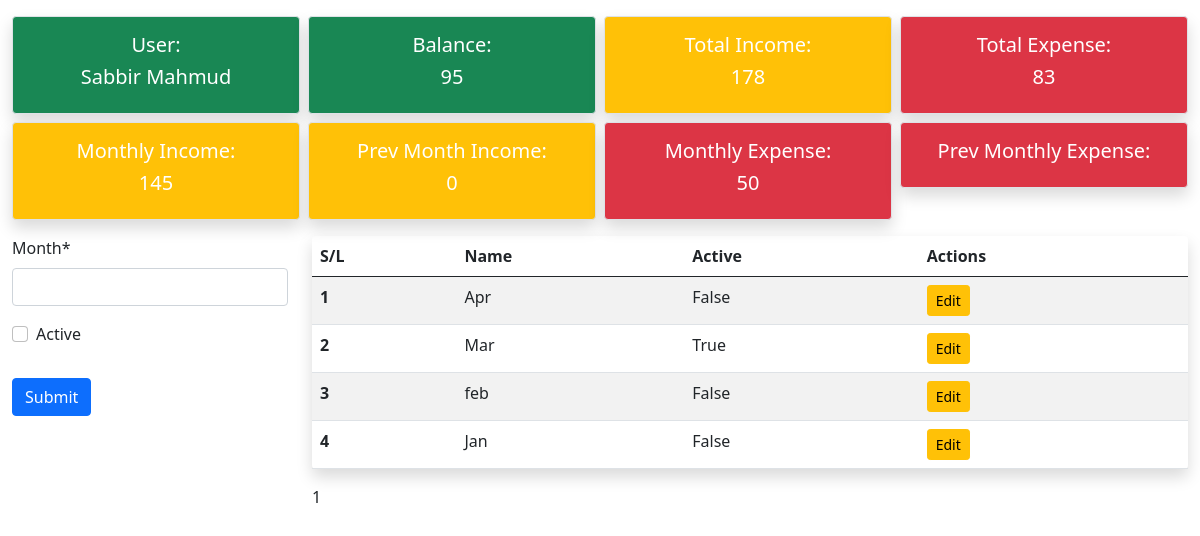
The page /months (signed in) on the database its author committed.
### history/models.py (models this page shows, shortened)
class Month(models.Model):
    month = models.CharField(max_length=10)
    active = models.BooleanField(default=False)

### history/views.py (the view)
# urls.py: path('months', views.months, name='months'),
@login_required(login_url='login')
def months(request):
    user = request.user
    total_earn = 0
    if Income.objects.filter(user=user):
        total_earn = Income.objects.filter(
            user=user).aggregate(Sum('amount'))['amount__sum']
    monthly_earn = 0
    if Income.objects.filter(Q(month__active=True) & Q(
            year__active=True)):
        monthly_earn = Income.objects.filter(Q(user=user) & Q(month__active=True) & Q(
            year__active=True)).aggregate(Sum('amount'))['amount__sum']
    total_expense = 0
    if Expense.objects.filter(user=user):
        total_expense = Expense.objects.filter(
            user=user).aggregate(Sum('amount'))['amount__sum']
    monthly_expense = 0
    if Expense.objects.filter(Q(user=user) & Q(month__active=True) & Q(
            year__active=True)):
        monthly_expense = Expense.objects.filter(Q(user=user) & Q(month__active=True) & Q(
            year__active=True)).aggregate(Sum('amount'))['amount__sum']
    balance = total_earn - total_expense
    months = Month.objects.all().order_by('-id')
    p = Paginator(months, 15)
    page = request.GET.get('page')
    months = p.get_page(page)
    forms = MonthForm()
    if request.method == 'POST':
        forms = MonthForm(request.POST)
        if forms.is_valid():
            forms.save()
            return redirect('months')
    context = {
        'months': months,
        'forms': forms,
        'total_earn': total_earn,
        'monthly_earn': monthly_earn,
        'total_expense': total_expense,
        'monthly_expense': monthly_expense,
        'balance': balance,
    }
    return render(request, 'history/months.html', context)

### history/forms.py
class MonthForm(ModelForm):
    class Meta:
        model = Month
        fields = ['month', 'active']

### history/templates/history/months.html (shortened to what this page needs)
{% extends 'history/dashboard.html' %}
{% load crispy_forms_tags %}
{% block content %}
<section>
    <div class="container-fluid mt-3">
        <div class="row">
            <div class="col-lg-3">
                <form action="" method="post">
                    {{forms|crispy}}
                    <input class="btn btn-primary my-3" type="submit" value="Submit">
                </form>
            </div>
            <div class="col-lg-9">
                <table class="table table-striped table-hover rounded shadow">
                    <thead>
                        <tr>
                            <th scope="col">S/L</th>
                            <th scope="col">Name</th>
                            <th scope="col">Active</th>
                            <th scope="col">Actions</th>
                        </tr>
                    </thead>
                    <tbody>
                        {% for month in months %}
                        <tr>
                            <th>{{forloop.counter}}</th>
                            <td>{{month.month}}</td>
                            <td>{{month.active}}</td>
                            <td>
                                <a href="{% url 'edit_months' month.id %}" class="btn btn-sm btn-warning">Edit</a>
                        </tr>
                        {% endfor %}
                </table>
                {{months.number}}
            </div>
        </div>
    </div>
</section>
{% endblock %}

### history/templates/history/dashboard.html (shortened to what this page needs)
{% load crispy_forms_tags %}
<!DOCTYPE html>
<html lang="en">
<head>
    <link href="https://cdn.jsdelivr.net/npm/bootstrap@5.0.2/dist/css/bootstrap.min.css" rel="stylesheet"
>
</head>
<body>
    <header class="header-area">
        <div class="container-fluid">
            <div class="row row-cols-lg-4 row-cols-sm-1 row-cols-1 g-2 mt-2">
                <div class="col">
                    <div class="p-3 border bg-success rounded shadow">
                        <a class="text-decoration-none" href="{% url 'task_list' %}">
                            <h5 class="text-white text-center">User: </h5>
                        </a>
                        <h5 class="text-white text-center">{{request.user.first_name}} {{request.user.last_name}}</h5>
                    </div>
                </div>
                <div class="col">
                    <div class="p-3 border bg-success rounded shadow">
                        <a class="text-decoration-none" href="{% url 'dashboard' %}">
                            <h5 class="text-white text-center">Balance: </h5>
                        </a>
                        <h5 class="text-white text-center">{{balance}}</h5>
                    </div>
                </div>
                <div class="col">
                    <div class="p-3 border bg-warning rounded shadow">
                        <a class="text-decoration-none" href="{% url 'incomes' %}">
                            <h5 class="text-white text-center">Total Income: </h5>
                        </a>
                        <h5 class="text-white text-center">{{total_earn}}</h5>
                    </div>
                </div>
                <div class="col">
                    <div class="p-3 border bg-danger rounded shadow">
                        <a class="text-decoration-none" href="{% url 'expenses' %}">
                            <h5 class="text-white text-center">Total Expense: </h5>
                        </a>
                        <h5 class="text-white text-center">{{total_expense}}</h5>
                    </div>
                </div>
                <div class="col">
                    <div class="p-3 border bg-warning rounded shadow">
                            <h5 class="text-white text-center">Monthly Income: </h5>
                        <h5 class="text-white text-center">{% if monthly_earn %}{{monthly_earn}}{% else %}0{% endif %}
                        </h5>
                    </div>
                </div>
                <div class="col">
                    <div class="p-3 border bg-warning rounded shadow">
                            <h5 class="text-white text-center">Prev Month Income: </h5>
                        <h5 class="text-white text-center">{% if prev_monthly_income %}{{prev_monthly_income}}{% else %}0{% endif %}
                        </h5>
                    </div>
                </div>
                <div class="col">
                    <div class="p-3 border bg-danger rounded shadow">
                            <h5 class="text-white text-center">Monthly Expense: </h5>
                        <h5 class="text-white text-center">{{monthly_expense}}</h5>
                    </div>
                </div>
                <div class="col">
                    <div class="p-3 border bg-danger rounded shadow">
                            <h5 class="text-white text-center">Prev Monthly Expense: </h5>
                    </div>
                </div>
            </div>
        </div>
    </header>
    {% block content %}{% endblock content %}
</body>
</html>

### rows shown on the page
Month: month "Apr", active "False"
Month: month "Mar", active "True"
Month: month "feb", active "False"
Month: month "Jan", active "False"

### other values the page prints
{{ request.user.first_name }} "Sabbir"
{{ request.user.last_name }} "Mahmud"
{{ balance }} "95"
{{ total_earn }} "178"
{{ total_expense }} "83"
{{ monthly_earn }} "145"
{{ monthly_expense }} "50"
{{ months.number }} "1"
